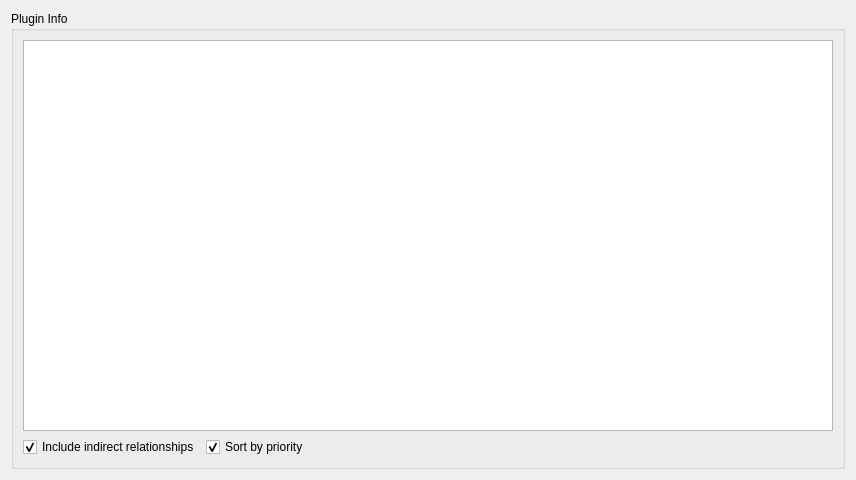
<?xml version="1.0" encoding="UTF-8"?>
<ui version="4.0">
 <class>PluginInfoWidget</class>
 <widget class="QWidget" name="PluginInfoWidget">
  <property name="geometry">
   <rect>
    <x>0</x>
    <y>0</y>
    <width>856</width>
    <height>480</height>
   </rect>
  </property>
  <property name="windowTitle">
   <string>Form</string>
  </property>
  <layout class="QVBoxLayout" name="verticalLayout">
   <item>
    <widget class="QGroupBox" name="groupBox">
     <property name="title">
      <string>Plugin Info</string>
     </property>
     <layout class="QGridLayout" name="gridLayout">
      <item row="0" column="0" colspan="3">
       <widget class="QTableView" name="infoView">
        <property name="wordWrap">
         <bool>false</bool>
        </property>
        <attribute name="horizontalHeaderStretchLastSection">
         <bool>true</bool>
        </attribute>
        <attribute name="verticalHeaderDefaultSectionSize">
         <number>23</number>
        </attribute>
       </widget>
      </item>
      <item row="1" column="0">
       <widget class="QCheckBox" name="indirectCheckBox">
        <property name="text">
         <string>Include indirect relationships</string>
        </property>
        <property name="checked">
         <bool>true</bool>
        </property>
       </widget>
      </item>
      <item row="1" column="1">
       <widget class="QCheckBox" name="sortCheckBox">
        <property name="text">
         <string>Sort by priority</string>
        </property>
        <property name="checked">
         <bool>true</bool>
        </property>
       </widget>
      </item>
      <item row="1" column="2">
       <spacer name="horizontalSpacer">
        <property name="orientation">
         <enum>Qt::Horizontal</enum>
        </property>
        <property name="sizeHint" stdset="0">
         <size>
          <width>549</width>
          <height>20</height>
         </size>
        </property>
       </spacer>
      </item>
     </layout>
    </widget>
   </item>
  </layout>
 </widget>
 <resources/>
 <connections/>
</ui>
